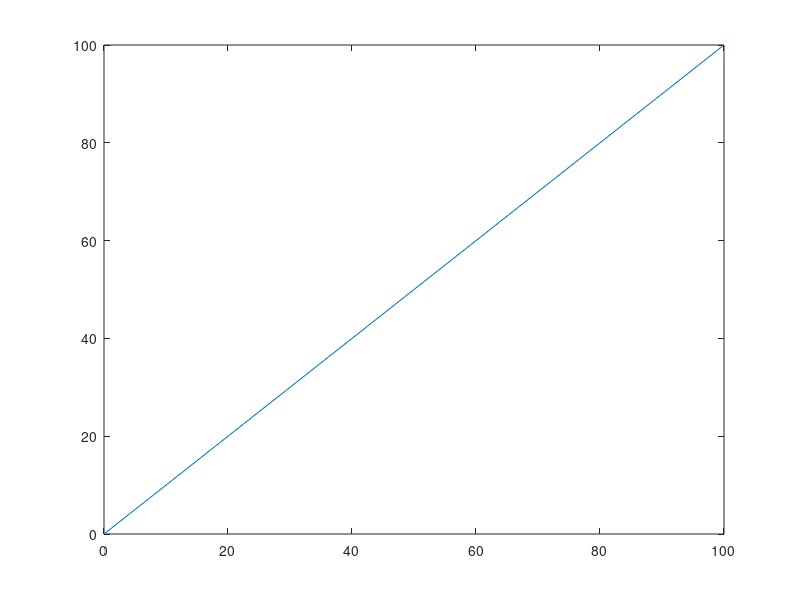

Source code (MATLAB): (Note: this script raises an error after producing the figure.)
% CAGD UE4 - Spline approximation

% Get sample points
fig = figure('Name', 'Spline Approxiamtion: Sample Points');
plot([0 100], [0 100]);
[xData, yData] = getpts(fig);

% A: Spline approximation

% B: Parameter correction
